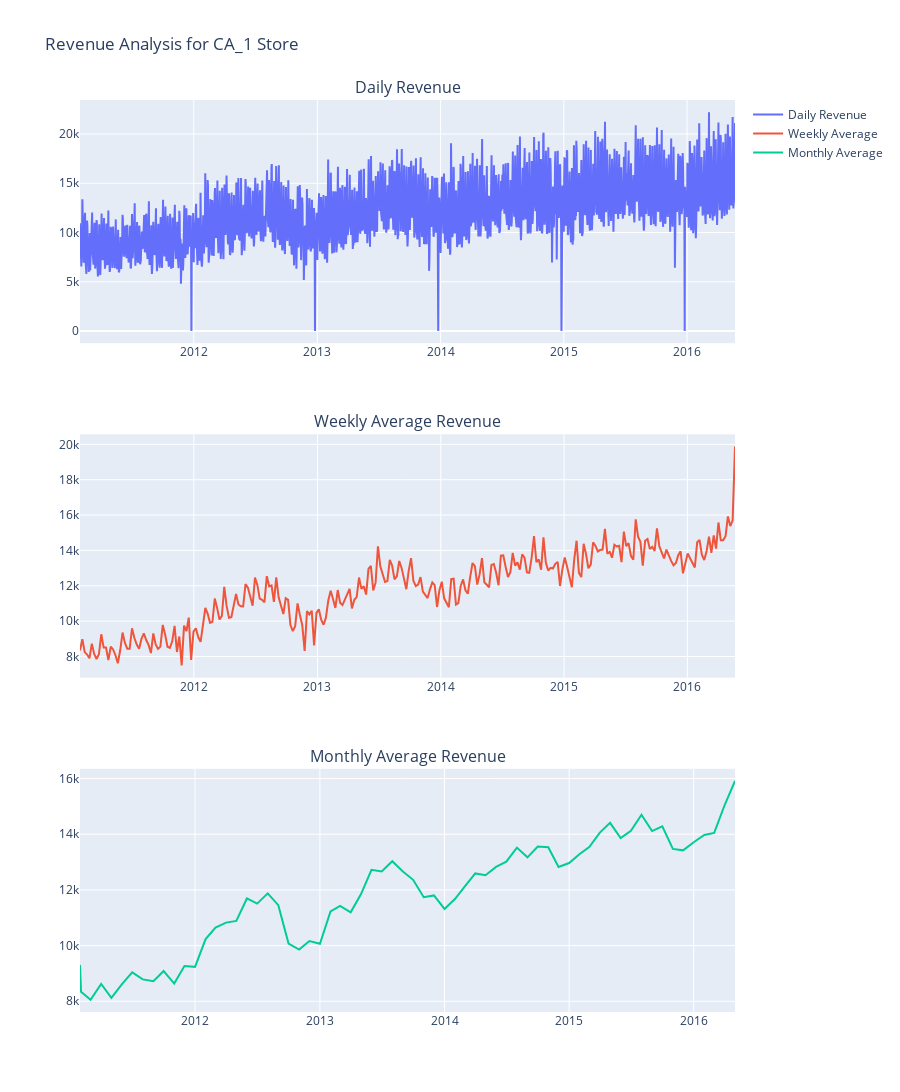

The notebook cell saved with this chart:
### Markdown cell above
## Cyclicality / Sesasonality

### Code cell
# Create subplots for different analyses
fig = make_subplots(
    rows=3,
    cols=1,
    subplot_titles=(
        "Daily Revenue",
        "Weekly Average Revenue",
        "Monthly Average Revenue",
    ),
    vertical_spacing=0.1,
)

# Daily revenue
fig.add_trace(
    go.Scatter(
        x=store_data["date"],
        y=store_data["revenue"],
        mode="lines",
        name="Daily Revenue",
    ),
    row=1,
    col=1,
)

# Weekly average
weekly_avg = store_data.groupby("wm_yr_wk")["revenue"].mean().reset_index()
fig.add_trace(
    go.Scatter(
        x=store_data.groupby("wm_yr_wk").first()["date"],
        y=weekly_avg["revenue"],
        mode="lines",
        name="Weekly Average",
    ),
    row=2,
    col=1,
)

# Monthly average
monthly_avg = store_data.groupby(["year", "month"])["revenue"].mean().reset_index()
monthly_dates = store_data.groupby(["year", "month"]).first()["date"]
fig.add_trace(
    go.Scatter(
        x=monthly_dates, y=monthly_avg["revenue"], mode="lines", name="Monthly Average"
    ),
    row=3,
    col=1,
)

# Update layout with height parameter
fig.update_layout(
    height=1200, title_text="Revenue Analysis for CA_1 Store", showlegend=True
)

fig.show()

### Figure 1 — Plotly figure (JSON) as saved in the notebook; plotly's stock layout.template omitted (floating-point values rounded to 4 significant figures; data arrays with more than 128 entries replaced by an {"elided": "..."} marker saying what was removed)
{"data": [{"mode": "lines", "name": "Daily Revenue", "type": "scatter", "x": {"elided": "1941 str values"}, "xaxis": "x", "y": {"elided": "1941 float values"}, "yaxis": "y"}, {"mode": "lines", "name": "Weekly Average", "type": "scatter", "x": {"elided": "278 str values"}, "xaxis": "x2", "y": {"elided": "278 float values"}, "yaxis": "y2"}, {"mode": "lines", "name": "Monthly Average", "type": "scatter", "x": ["2011-01-29T00:00:00.000000000", "2011-02-01T00:00:00.000000000", "2011-03-01T00:00:00.000000000", "2011-04-01T00:00:00.000000000", "2011-05-01T00:00:00.000000000", "2011-06-01T00:00:00.000000000", "2011-07-01T00:00:00.000000000", "2011-08-01T00:00:00.000000000", "2011-09-01T00:00:00.000000000", "2011-10-01T00:00:00.000000000", "2011-11-01T00:00:00.000000000", "2011-12-01T00:00:00.000000000", "2012-01-01T00:00:00.000000000", "2012-02-01T00:00:00.000000000", "2012-03-01T00:00:00.000000000", "2012-04-01T00:00:00.000000000", "2012-05-01T00:00:00.000000000", "2012-06-01T00:00:00.000000000", "2012-07-01T00:00:00.000000000", "2012-08-01T00:00:00.000000000", "2012-09-01T00:00:00.000000000", "2012-10-01T00:00:00.000000000", "2012-11-01T00:00:00.000000000", "2012-12-01T00:00:00.000000000", "2013-01-01T00:00:00.000000000", "2013-02-01T00:00:00.000000000", "2013-03-01T00:00:00.000000000", "2013-04-01T00:00:00.000000000", "2013-05-01T00:00:00.000000000", "2013-06-01T00:00:00.000000000", "2013-07-01T00:00:00.000000000", "2013-08-01T00:00:00.000000000", "2013-09-01T00:00:00.000000000", "2013-10-01T00:00:00.000000000", "2013-11-01T00:00:00.000000000", "2013-12-01T00:00:00.000000000", "2014-01-01T00:00:00.000000000", "2014-02-01T00:00:00.000000000", "2014-03-01T00:00:00.000000000", "2014-04-01T00:00:00.000000000", "2014-05-01T00:00:00.000000000", "2014-06-01T00:00:00.000000000", "2014-07-01T00:00:00.000000000", "2014-08-01T00:00:00.000000000", "2014-09-01T00:00:00.000000000", "2014-10-01T00:00:00.000000000", "2014-11-01T00:00:00.000000000", "2014-12-01T00:00:00.000000000", "2015-01-01T00:00:00.000000000", "2015-02-01T00:00:00.000000000", "2015-03-01T00:00:00.000000000", "2015-04-01T00:00:00.000000000", "2015-05-01T00:00:00.000000000", "2015-06-01T00:00:00.000000000", "2015-07-01T00:00:00.000000000", "2015-08-01T00:00:00.000000000", "2015-09-01T00:00:00.000000000", "2015-10-01T00:00:00.000000000", "2015-11-01T00:00:00.000000000", "2015-12-01T00:00:00.000000000", "2016-01-01T00:00:00.000000000", "2016-02-01T00:00:00.000000000", "2016-03-01T00:00:00.000000000", "2016-04-01T00:00:00.000000000", "2016-05-01T00:00:00.000000000"], "xaxis": "x3", "y": [9307.0, 8346.0, 8052.0, 8620.0, 8121.0, 8618.0, 9038.0, 8787.0, 8721.0, 9085.0, 8635.0, 9265.0, 9236.0, 10230.0, 10650.0, 10820.0, 10890.0, 11690.0, 11510.0, 11870.0, 11450.0, 10070.0, 9857.0, 10170.0, 10070.0, 11230.0, 11430.0, 11190.0, 11840.0, 12720.0, 12660.0, 13030.0, 12660.0, 12360.0, 11740.0, 11800.0, 11320.0, 11680.0, 12120.0, 12590.0, 12530.0, 12820.0, 13010.0, 13520.0, 13170.0, 13560.0, 13530.0, 12820.0, 12960.0, 13290.0, 13540.0, 14060.0, 14410.0, 13860.0, 14130.0, 14700.0, 14110.0, 14290.0, 13470.0, 13420.0, 13710.0, 13970.0, 14050.0, 15060.0, 15910.0], "yaxis": "y3"}], "layout": {"annotations": [{"font": {"size": 16}, "showarrow": false, "text": "Daily Revenue", "x": 0.5, "xanchor": "center", "xref": "paper", "y": 1, "yanchor": "bottom", "yref": "paper"}, {"font": {"size": 16}, "showarrow": false, "text": "Weekly Average Revenue", "x": 0.5, "xanchor": "center", "xref": "paper", "y": 0.6333, "yanchor": "bottom", "yref": "paper"}, {"font": {"size": 16}, "showarrow": false, "text": "Monthly Average Revenue", "x": 0.5, "xanchor": "center", "xref": "paper", "y": 0.2667, "yanchor": "bottom", "yref": "paper"}], "height": 1200, "showlegend": true, "title": {"text": "Revenue Analysis for CA_1 Store"}, "xaxis": {"anchor": "y", "domain": [0, 1]}, "xaxis2": {"anchor": "y2", "domain": [0, 1]}, "xaxis3": {"anchor": "y3", "domain": [0, 1]}, "yaxis": {"anchor": "x", "domain": [0.7333, 1]}, "yaxis2": {"anchor": "x2", "domain": [0.3667, 0.6333]}, "yaxis3": {"anchor": "x3", "domain": [0, 0.2667]}}}
